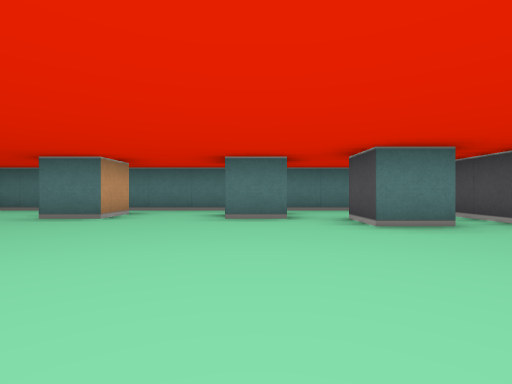
View 1 (above)

12 first-person views from a walk through a cub3D level. The camera is about half as high as the walls, looks level and sees 85° across. The floor is counted in squares. Each view is taken from the middle of a square. On the plan, view 1 faces up. The plan holds only what a view shows up to about 9 squares ahead; the rest is blank.

View 2
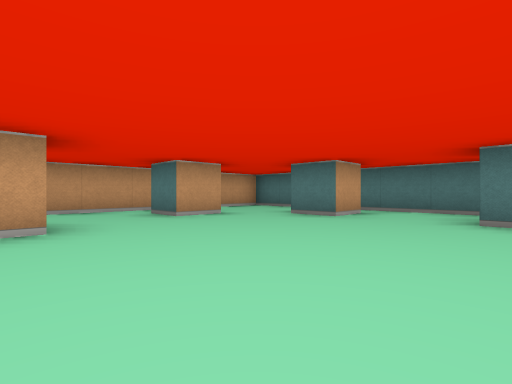

View 3
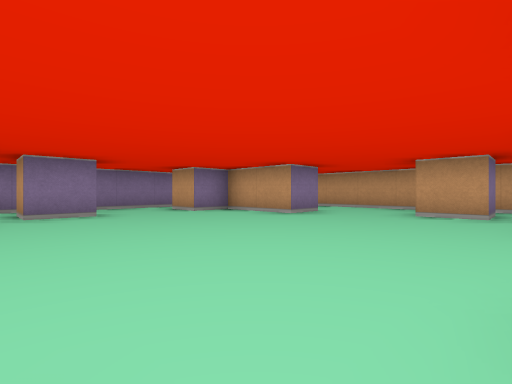

View 4
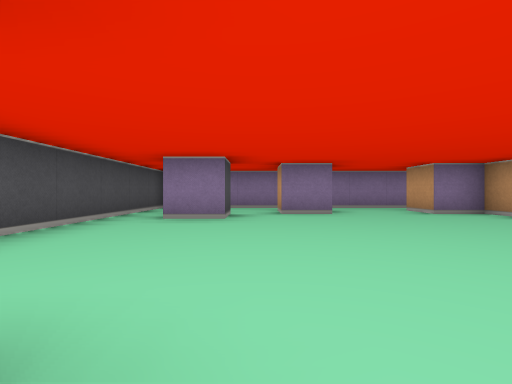

View 5
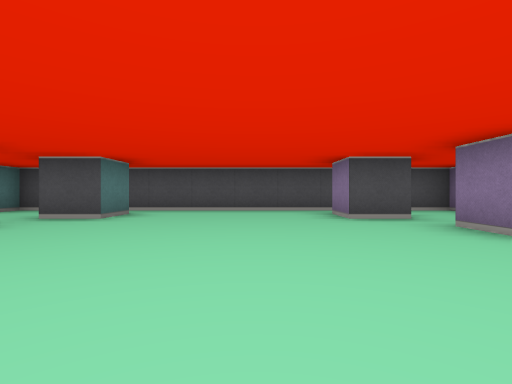

View 6
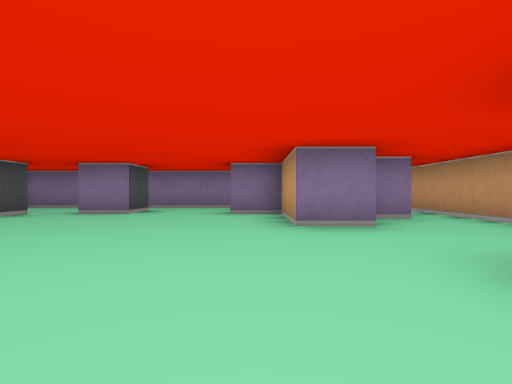

View 7
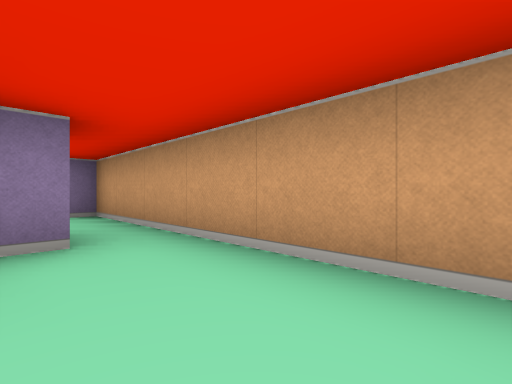

View 8
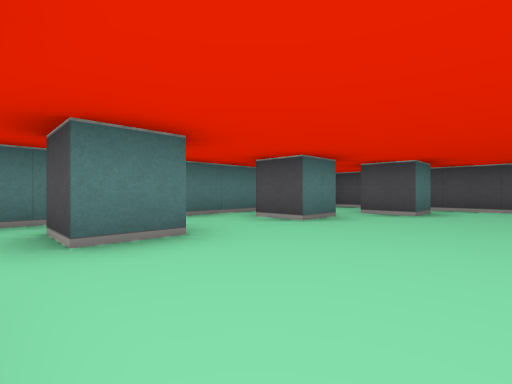

View 9
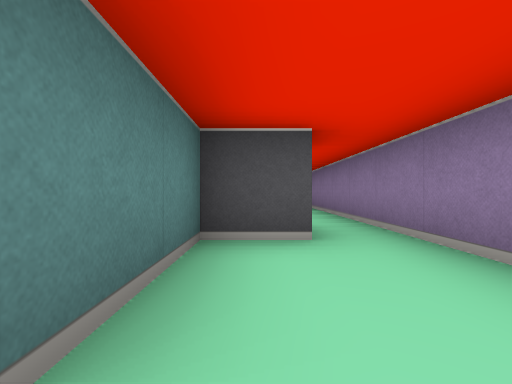

View 10
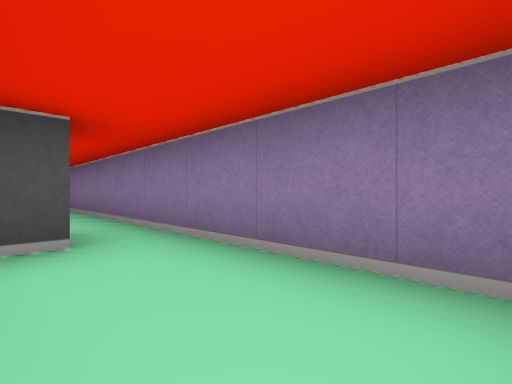

View 11
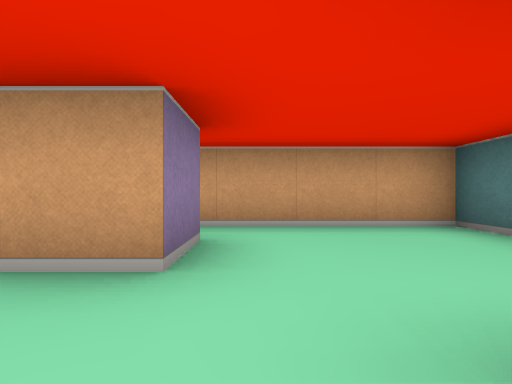

View 12
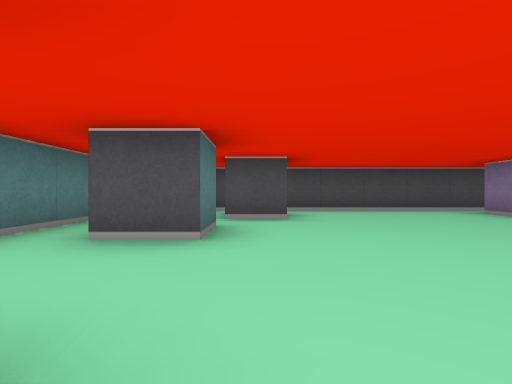

### Floor plan
Points are (right, up) in squares from view 1. A wall is a line through its corners. A room is listed if a view was taken in it or the views show most of it. See-through windows are left out.
Room 1 (views 1, 2, 3, 4, 5, 6, 7, 8, 11, 12)
walls: (0.5, 4.5) (-0.5, 4.5) (-0.5, 5.5); (-4.5, 0.5) (-3.5, 0.5) (-3.5, -1.5) (-2.5, -1.5) (-2.5, -2.5); (-2.5, 5.5) (-2.5, 4.5) (-3.5, 4.5) (-3.5, 5.5); (2.5, 3.5) (1.5, 3.5) (1.5, 4.5); (1.5, -1.6) (1.5, -0.5) (2.5, -0.5); (-0.5, -2.5) (-0.5, -1.5) (0.5, -1.5) (0.5, -2.5); (-5.5, 3.5) (-4.5, 3.5) (-4.5, 2.5) (-5.5, 2.5); (-5.6, -0.5) (-4.9, -0.5); (-2.5, -3.5) (3.5, -3.5) (3.5, 6.5) (-6.5, 6.5) (-6.5, -0.5)
ways out: opening at (-4.5, -2) to room 2
Room 2 (views 9, 10)
walls: (-3.5, -2.5) (-3.5, -1.5) (-5.5, -1.5); (-6.5, -0.5) (-6.5, -3.5) (-2.5, -3.5)
ways out: opening at (-4.5, -2) to room 1

Where each view was taken, in squares from view 1:
view 1: 0 up, 0 right, facing up
view 2: 0 up, 0 right, facing up-left
view 3: 4 up, 1 right, facing down-left
view 4: 4 up, 1 right, facing down
view 5: 1 up, 3 left, facing right
view 6: 4 up, 3 left, facing down
view 7: 2 up, 5 left, facing down-left
view 8: 2 up, 4 left, facing up-right
view 9: 2 down, 6 left, facing right
view 10: 2 down, 6 left, facing down-right
view 11: 4 up, 3 left, facing left
view 12: 4 up, 3 left, facing right
